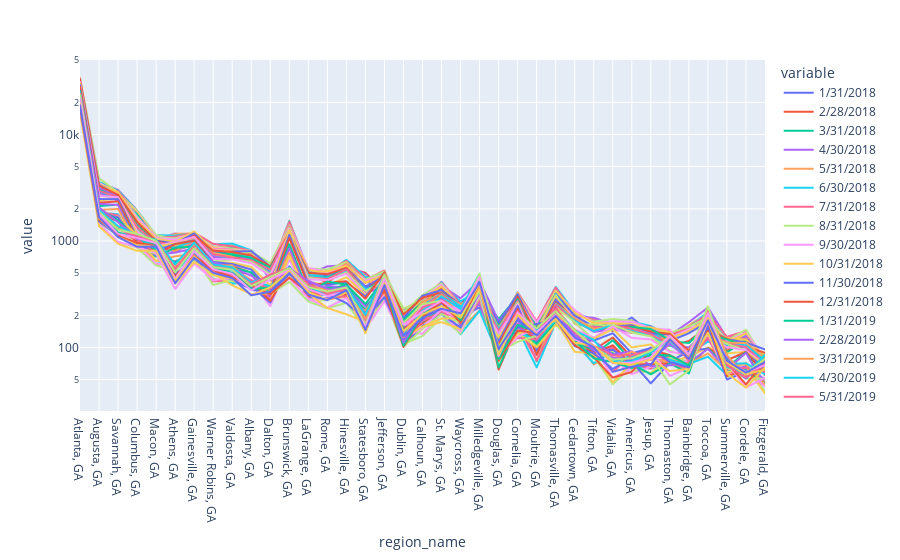

Write notebook code for a chart like this one.
### Code cell
px.line(ga_inv, x='region_name', y= time_frame, log_y=True)
